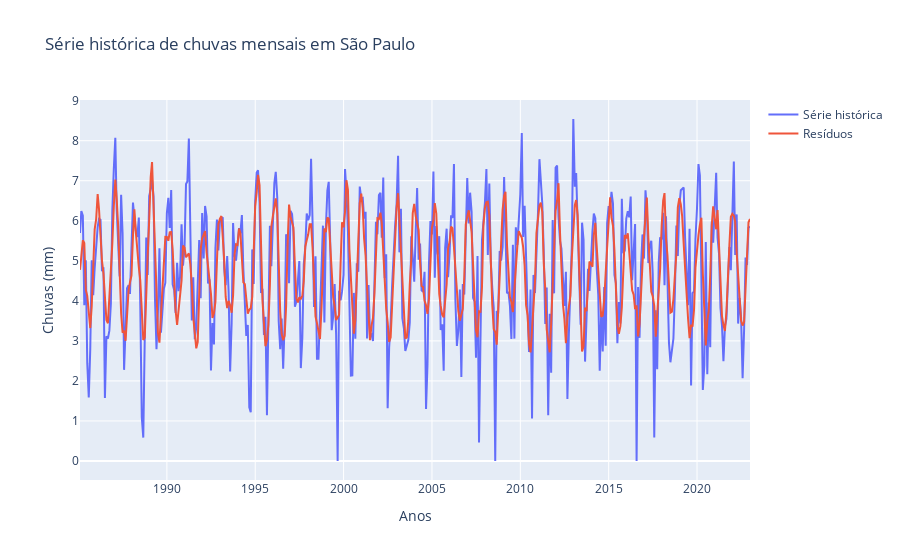

The notebook cell saved with this chart:
### Code cell
fig = go.Figure()
_ = serie_n-residuos
fig.add_trace(go.Scatter(x=serie_n.index, y=serie_n.values,
                    mode='lines',
                    name='Série histórica'))
fig.add_trace(go.Scatter(x=serie_n.index, y=_,
                    mode='lines',
                    name='Resíduos'))
fig.update_layout(title='Série histórica de chuvas mensais em São Paulo',
                    xaxis_title='Anos',
                    yaxis_title='Chuvas (mm)')
fig.show()

### Figure 1 — Plotly figure (JSON) as saved in the notebook; plotly's stock layout.template omitted (floating-point values rounded to 4 significant figures; data arrays with more than 128 entries replaced by an {"elided": "..."} marker saying what was removed)
{"data": [{"mode": "lines", "name": "Série histórica", "type": "scatter", "x": {"elided": "456 str values"}, "y": {"elided": "456 float values"}}, {"mode": "lines", "name": "Resíduos", "type": "scatter", "x": {"elided": "456 str values"}, "y": {"elided": "456 float values"}}], "layout": {"title": {"text": "Série histórica de chuvas mensais em São Paulo"}, "xaxis": {"title": {"text": "Anos"}}, "yaxis": {"title": {"text": "Chuvas (mm)"}}}}
